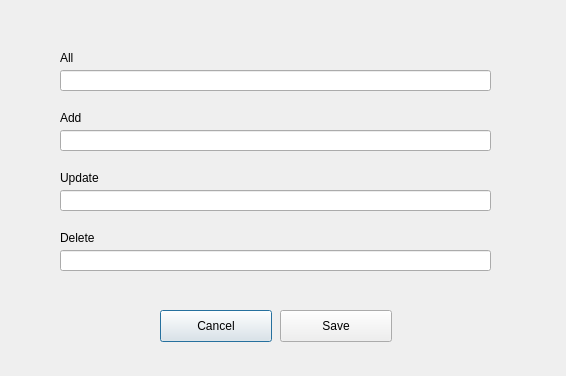
<?xml version="1.0" encoding="UTF-8"?>
<ui version="4.0">
 <class>Preferences</class>
 <widget class="QDialog" name="Preferences">
  <property name="geometry">
   <rect>
    <x>0</x>
    <y>0</y>
    <width>566</width>
    <height>376</height>
   </rect>
  </property>
  <property name="windowTitle">
   <string>Preferences</string>
  </property>
  <widget class="QPushButton" name="pushButtonCancel">
   <property name="geometry">
    <rect>
     <x>160</x>
     <y>310</y>
     <width>112</width>
     <height>32</height>
    </rect>
   </property>
   <property name="text">
    <string>Cancel</string>
   </property>
  </widget>
  <widget class="QPushButton" name="pushButtonSave">
   <property name="geometry">
    <rect>
     <x>280</x>
     <y>310</y>
     <width>112</width>
     <height>32</height>
    </rect>
   </property>
   <property name="text">
    <string>Save</string>
   </property>
  </widget>
  <widget class="QLabel" name="labelAll">
   <property name="geometry">
    <rect>
     <x>60</x>
     <y>50</y>
     <width>58</width>
     <height>16</height>
    </rect>
   </property>
   <property name="text">
    <string>All </string>
   </property>
  </widget>
  <widget class="QLabel" name="labelAdd">
   <property name="geometry">
    <rect>
     <x>60</x>
     <y>110</y>
     <width>58</width>
     <height>16</height>
    </rect>
   </property>
   <property name="text">
    <string>Add</string>
   </property>
  </widget>
  <widget class="QLabel" name="labelUpdate">
   <property name="geometry">
    <rect>
     <x>60</x>
     <y>170</y>
     <width>58</width>
     <height>16</height>
    </rect>
   </property>
   <property name="text">
    <string>Update</string>
   </property>
  </widget>
  <widget class="QLabel" name="labelDelete">
   <property name="geometry">
    <rect>
     <x>60</x>
     <y>230</y>
     <width>58</width>
     <height>16</height>
    </rect>
   </property>
   <property name="text">
    <string>Delete</string>
   </property>
  </widget>
  <widget class="QLineEdit" name="lineEditAll">
   <property name="geometry">
    <rect>
     <x>60</x>
     <y>70</y>
     <width>431</width>
     <height>21</height>
    </rect>
   </property>
  </widget>
  <widget class="QLineEdit" name="lineEditAdd">
   <property name="geometry">
    <rect>
     <x>60</x>
     <y>130</y>
     <width>431</width>
     <height>21</height>
    </rect>
   </property>
  </widget>
  <widget class="QLineEdit" name="lineEditUpdate">
   <property name="geometry">
    <rect>
     <x>60</x>
     <y>190</y>
     <width>431</width>
     <height>21</height>
    </rect>
   </property>
  </widget>
  <widget class="QLineEdit" name="lineEditDelete">
   <property name="geometry">
    <rect>
     <x>60</x>
     <y>250</y>
     <width>431</width>
     <height>21</height>
    </rect>
   </property>
  </widget>
 </widget>
 <resources/>
 <connections/>
</ui>
